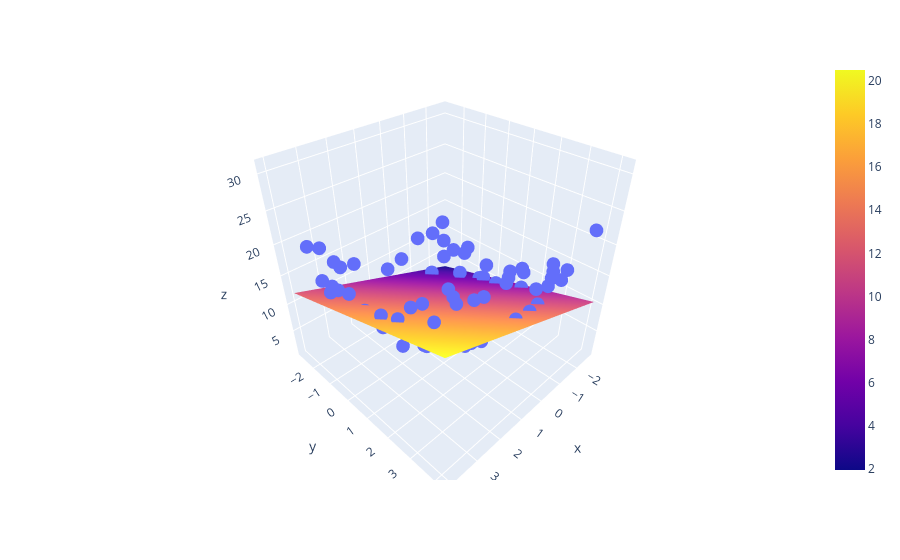

Notebook code cell kept with this figure:
### Code cell
fig = px.scatter_3d(df, x=x.ravel(), y=y.ravel(), z=z.ravel())
fig.add_trace(go.Surface(x=x_input, y=y_input, z=z_final_lr))
fig.show()
